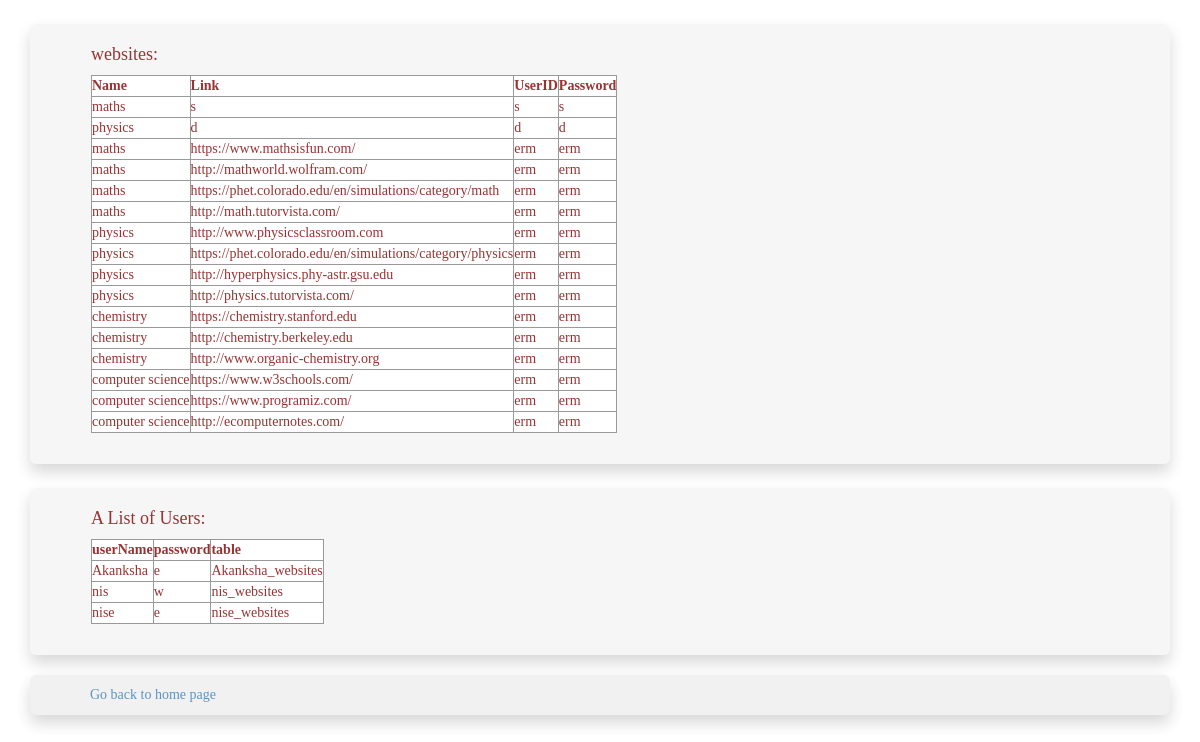
The page /listing on the database as committed earlier.
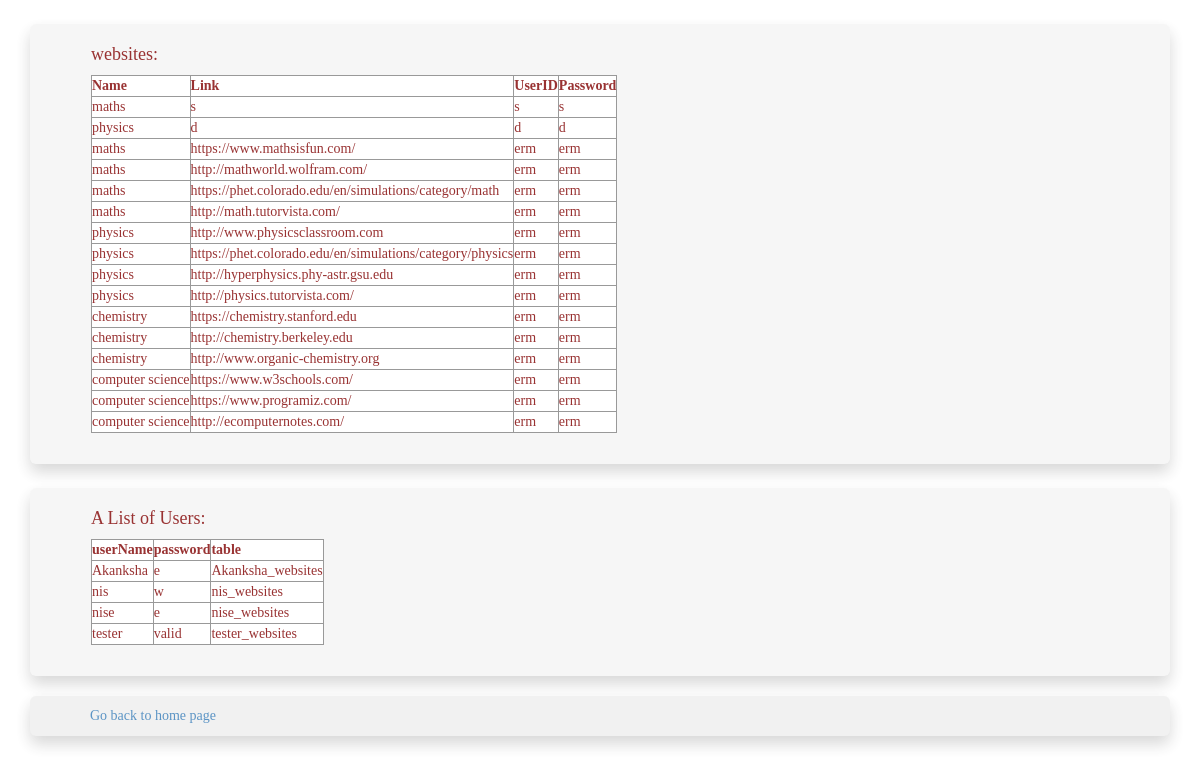
The same page on the database as committed later.
### tables this page shows
CREATE TABLE [websites](name TEXT, link TEXT UNIQUE, uid TEXT, pw TEXT);

CREATE TABLE listOfUsers(usrname TEXT UNIQUE, pword TEXT, tname TEXT);

### NotesPro.py (the view)
@app.route('/listing')
def listing(user=user):
    user = getUser()
    con = sql.connect("database.db")
    con.row_factory = sql.Row
    cur = con.cursor()
    cur.execute("select * from [" +user.table+ "]")
    rowsWebsites = cur.fetchall()
    cur.execute("select * from listOfUsers")
    rowsUsers = cur.fetchall()
    return render_template("listing.html",rowsWebsites = rowsWebsites, rowsUsers=rowsUsers, table=user.table)

### NotesPro.py (called while the page is built)
def getUser():
    global user
    return user

### templates/listing.html (shortened to what this page needs)
<!DOCTYPE html>
<html lang="en">
<link rel="stylesheet" href="https://maxcdn.bootstrapcdn.com/bootstrap/3.3.7/css/bootstrap.min.css">
<body>
<div class="container">
 <div class="jumbotron panel">
    <h4>{{ table }}: </h4>
    <table border = 1 cellpadding=10>
        <thead>
           <td>Name</td>
           <td>Link</td>
           <td>UserID</td>
           <td>Password</td>
        </thead>
        {% for row in rowsWebsites %}
           <tr class = "tableformat">
              <td>{{row["name"]}}</td>
              <td>{{row["link"]}}</td>
              <td>{{ row["uid"]}}</td>
              <td>{{row['pw']}}</td>
           </tr>
        {% endfor %}
     </table>
     <br>
 </div>
 <div class="jumbotron panel">
     <h4>A List of Users: </h4>
     <table border = 1 cellpadding=10>
            <thead>
               <td>userName</td>
               <td>password</td>
               <td>table</td>
            </thead>
            {% for row in rowsUsers %}
               <tr class = "tableformat">
                  <td>{{row["usrname"]}}</td>
                  <td>{{row["pword"]}}</td>
                  <td>{{ row["tname"]}}</td>
               </tr>
            {% endfor %}
    </table>
    <br>
 </div>
 <div class="jumbotron">
     <a href = "/">Go back to home page</a>
</div>
</div>
</body>
</html>

### templates/listing.html (style rules this page uses)
body { background-image: url("http://www.polyvore.com/cgi/img-thing?.out=jpg&size=l&tid=21695497"); font-family:"Lobster"; }
.jumbotron { font-family:"Lobster"; opacity: 0.8; padding-top: 10px; padding-bottom: 10px; box-shadow: 0 8px 16px 0 rgba(0,0,0,0.2); }
.panel { font-family:Cambria, Cochin, Georgia, Times, Times New Roman, serif; margin-top: 24px; background-color: whitesmoke; color: maroon; }
table { overflow: auto; background-color: white; }
thead { overflow: auto; font-weight: bold; background-color: white; }
h4 { font-family:"Lobster"; }

Rows that differ between the two databases and show on the page:
added listOfUsers: usrname "tester", pword "valid", tname "tester_websites"
